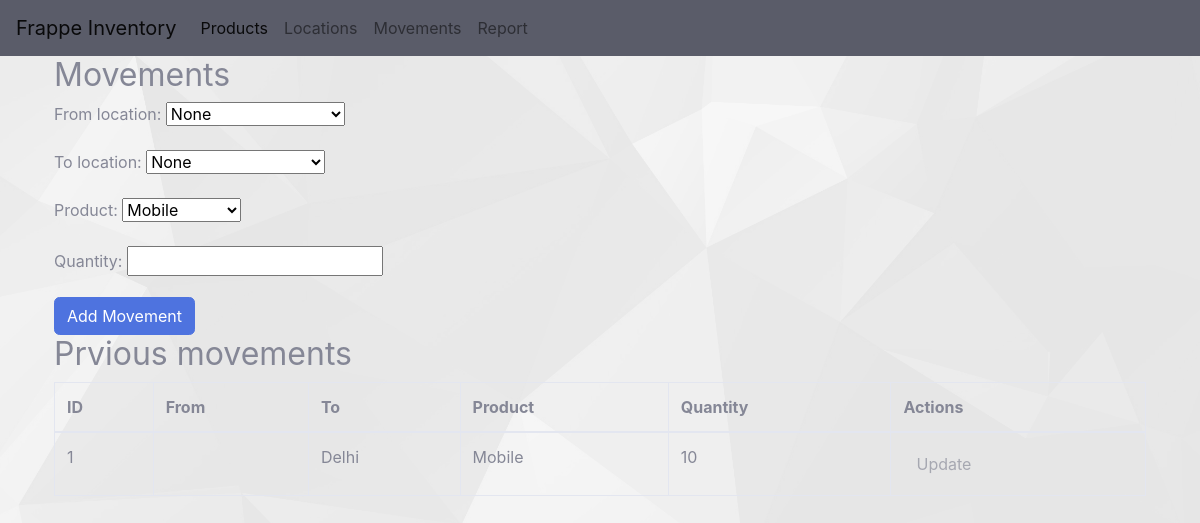
/movements, run on the app's committed database.
### app.py (models this page shows, shortened)
class Movement(db.Model):
    movement_id= db.Column(db.Integer,primary_key=True)
    product_id= db.Column(db.Integer,db.ForeignKey('product.id'))
    product = db.relationship("Product")
    to_location_id = db.Column(db.Integer,db.ForeignKey('location.id'))
    to_location =   db.relationship("Location",primaryjoin=to_location_id==Location.id)
    from_location_id = db.Column(db.Integer,db.ForeignKey('location.id'))
    from_location = db.relationship("Location",primaryjoin=from_location_id==Location.id)
    quantity = db.Column(db.Integer)

class Location(db.Model):
    __tablename__ = 'location'
    id = db.Column(db.Integer,primary_key=True)
    name= db.Column(db.String(50),nullable=False)

class Product(db.Model):
    __tablename__ = 'product'
    id = db.Column(db.Integer,primary_key=True)
    name = db.Column(db.String(50),nullable=False)

### app.py (the view, shortened to what this page needs)
@app.route('/movements',methods=["GET","POST"])
def movements():
    error=None
    if request.method == "GET":
        products = Product.query.all()
        locations = Location.query.all()
        movements = Movement.query.all()
        return render_template('movements.html',products=products,locations=locations,movements=movements)

### templates/movements.html (shortened to what this page needs)
{% extends 'index.html' %}
{% block content %}
<div class="container">
  <h2>Movements</h2>
  <form action="/movements" method="post">
    <div class="form-group">
        <label for="from-location">From location:</label>
        <select name="from-location" id="from-location" >
            <option value="none">None</option>
        </select>
    </div>
    <div class="form-group">
        <label for="to-location">To location:</label>
        <select name="to-location" id="to-location" >
            <option value="none">None</option>
        </select>
    </div>
    <div class="form-group">
        <label for="product">Product:</label>
        <select name="product" id="product" required>
            {% for product in products %}
            <option value="{{product.id}}">{{product.name}}</option>
            {% endfor %}
        </select>
    </div>
    <div class="form-group">
        <label for="quantity">Quantity:</label>
        <input type="number" name="quantity" id="quantity" min="1" required>
    </div>
    <button type="submit" class="btn btn-primary">Add Movement</button>
  </form>
    {% if movements|length < 1%}
        <h4>No movements yet</h4>
    {% else %}
            <h2>
                Prvious movements
            </h2>
            <table class="table table-bordered table-hover">
            <thead>
                <tr>
                <th>ID</th>
                <th>From</th>
                <th>To</th>
                <th>Product</th>
                <th>Quantity</th>
                <th>Actions</th>
                </tr>
            </thead>
            {% for movement in movements %}
            <tbody>
                <tr>
                    <td>{{movement.movement_id}}</td>
                    <td>{{movement.from_location.name}}</td>
                    <td>{{movement.to_location.name}}</td>
                    <td>{{movement.product.name}}</td>
                    <td>{{movement.quantity}}</td>
                    <td>
                        <a href="/movements/{{movement.movement_id}}/update" class="btn disabled">Update</a>
                    </td>
                </tr>
                {% endfor %}
            </tbody>
            </table>
 </div>
{% endif %}
{% endblock %}

### templates/index.html (style rules this page uses)
body { background-image: url(../static/background.png); height: 100vh; background-size: cover; background-position: center; }

### data on the page
Movement: movement_id "1", to_location.name "Delhi", product.name "Mobile", quantity "10"

### other printed values
form field product "Mobile"
